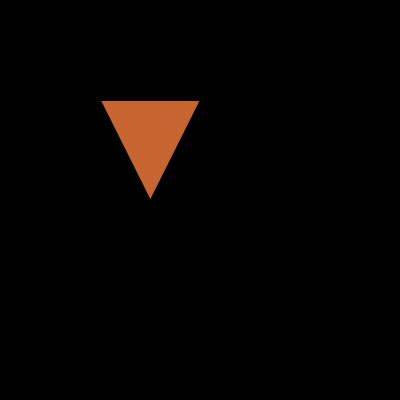
Frame 1 (no input)
Frame 60 (the mouse pressed at the canvas centre just before this capture): identical to frame 1, image omitted
Frame 120 (the mouse held since frame 60 and released just before this capture): identical to frame 1, image omitted

The Processing sketch that drew this single still picture (run headless with seeded random() and noise(); from frame 60 on, the mouse is pressed at the canvas centre):

// Processing sketch: triangulo
// ── triangulo.pde
void setup(){
  size(400,400);
}

void draw(){
  background(0);
  fill(200,100,50);
  triangle(100,100,200,100,150,200);
}
